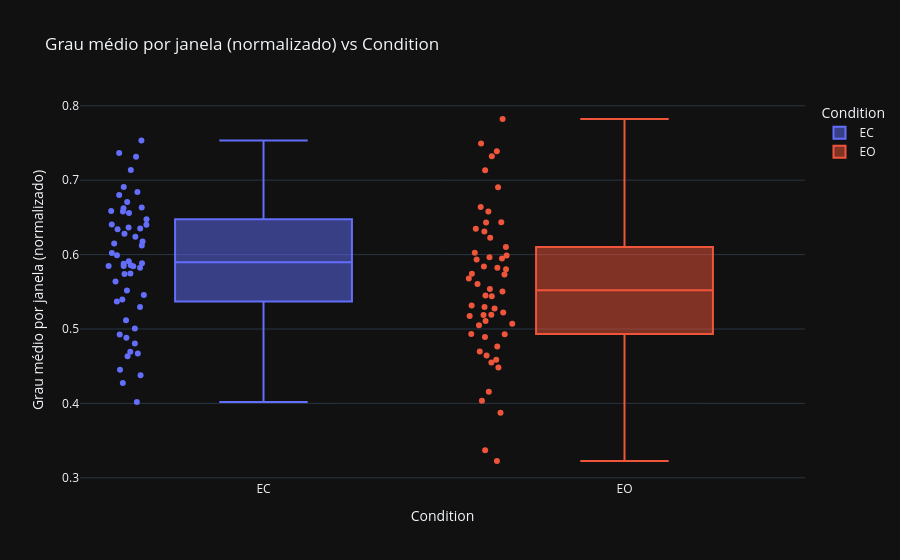
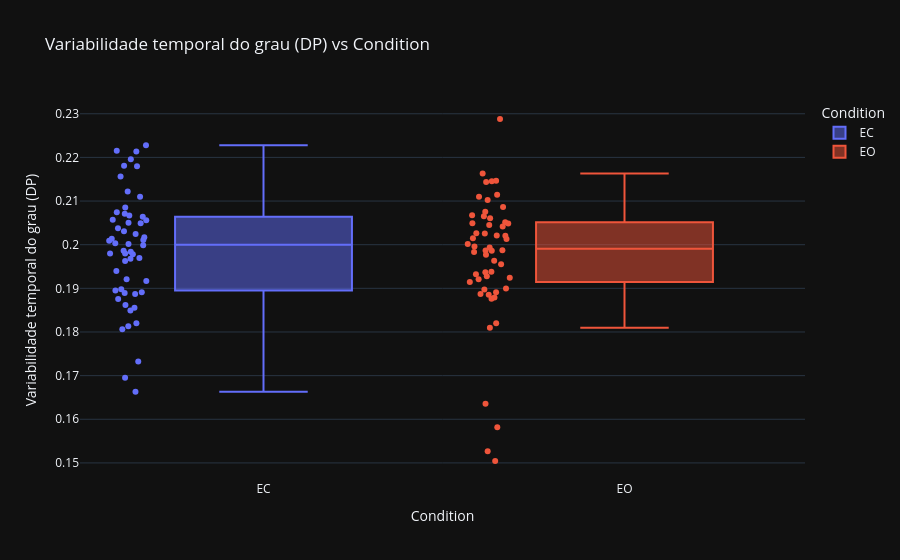
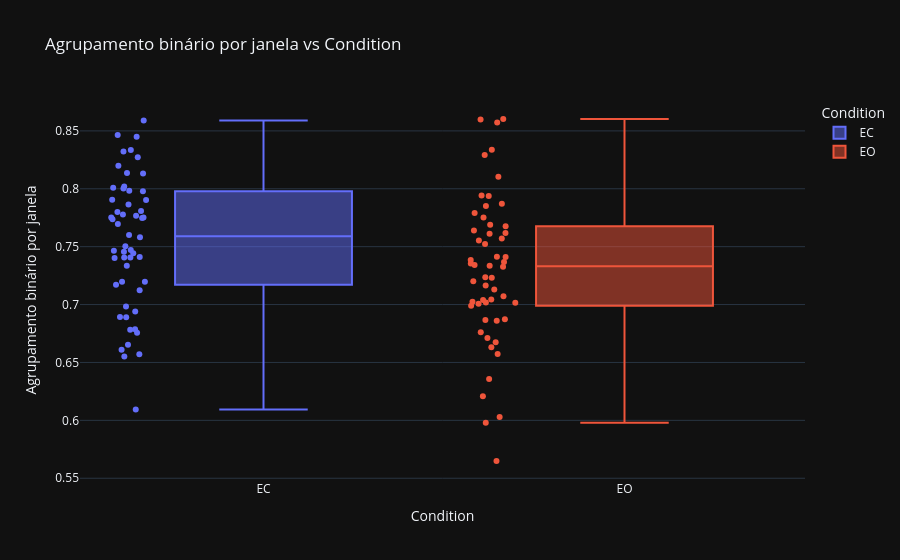

Notebook code cell kept with these figures, in order:
### Markdown cell above
### Condition

### Code cell
# plotly
for metric, label in GRAPH_METRICS.items():
    fig = px.box(
        df_healthy,
        x="condition",
        y=metric,
        color="condition",
        title=f"{metric} vs Condition",
        points="all",
        labels={
            "condition": "Condition",
            metric: metric
        }
    )
    fig.update_layout(
        xaxis_title="Condition",
        yaxis_title=label,
        title=f"{label} vs Condition"
    )
    fig.show()

### Figure 1 — Plotly figure (JSON) as saved in the notebook; plotly's stock layout.template omitted (floating-point values rounded to 4 significant figures)
{"data": [{"alignmentgroup": "True", "boxpoints": "all", "hovertemplate": "Condition=%{x}<br>degree_mean=%{y}<extra></extra>", "legendgroup": "EC", "marker": {"color": "#636efa"}, "name": "EC", "notched": false, "offsetgroup": "EC", "orientation": "v", "showlegend": true, "type": "box", "x": ["EC", "EC", "EC", "EC", "EC", "EC", "EC", "EC", "EC", "EC", "EC", "EC", "EC", "EC", "EC", "EC", "EC", "EC", "EC", "EC", "EC", "EC", "EC", "EC", "EC", "EC", "EC", "EC", "EC", "EC", "EC", "EC", "EC", "EC", "EC", "EC", "EC", "EC", "EC", "EC", "EC", "EC", "EC", "EC", "EC", "EC", "EC", "EC", "EC", "EC", "EC", "EC", "EC", "EC"], "x0": " ", "xaxis": "x", "y": [0.4275, 0.5844, 0.6282, 0.64, 0.68, 0.5856, 0.6121, 0.4804, 0.5884, 0.5008, 0.6634, 0.6909, 0.5456, 0.6843, 0.5398, 0.656, 0.5518, 0.5744, 0.5294, 0.6342, 0.4882, 0.6584, 0.7534, 0.6473, 0.4453, 0.7365, 0.7314, 0.4671, 0.4693, 0.4377, 0.5848, 0.7137, 0.5824, 0.402, 0.6624, 0.6405, 0.6707, 0.615, 0.4926, 0.4632, 0.6021, 0.5876, 0.574, 0.5991, 0.5368, 0.5638, 0.6349, 0.5118, 0.6177, 0.6581, 0.6241, 0.5911, 0.5848, 0.6365], "y0": " ", "yaxis": "y"}, {"alignmentgroup": "True", "boxpoints": "all", "hovertemplate": "Condition=%{x}<br>degree_mean=%{y}<extra></extra>", "legendgroup": "EO", "marker": {"color": "#EF553B"}, "name": "EO", "notched": false, "offsetgroup": "EO", "orientation": "v", "showlegend": true, "type": "box", "x": ["EO", "EO", "EO", "EO", "EO", "EO", "EO", "EO", "EO", "EO", "EO", "EO", "EO", "EO", "EO", "EO", "EO", "EO", "EO", "EO", "EO", "EO", "EO", "EO", "EO", "EO", "EO", "EO", "EO", "EO", "EO", "EO", "EO", "EO", "EO", "EO", "EO", "EO", "EO", "EO", "EO", "EO", "EO", "EO", "EO", "EO", "EO", "EO", "EO", "EO", "EO", "EO", "EO", "EO"], "x0": " ", "xaxis": "x", "y": [0.4587, 0.5107, 0.7135, 0.7492, 0.5277, 0.505, 0.4892, 0.5071, 0.5804, 0.5294, 0.631, 0.7322, 0.584, 0.5948, 0.4549, 0.5987, 0.493, 0.5451, 0.544, 0.6226, 0.5192, 0.6024, 0.7823, 0.6431, 0.4766, 0.739, 0.6904, 0.4645, 0.4697, 0.4037, 0.4483, 0.6434, 0.5966, 0.3873, 0.5502, 0.6102, 0.5176, 0.5679, 0.3226, 0.337, 0.5823, 0.4156, 0.5606, 0.5189, 0.5222, 0.5538, 0.6348, 0.5744, 0.5734, 0.6581, 0.5933, 0.4933, 0.5317, 0.6638], "y0": " ", "yaxis": "y"}], "layout": {"boxmode": "overlay", "legend": {"title": {"text": "Condition"}, "tracegroupgap": 0}, "title": {"text": "Grau médio por janela (normalizado) vs Condition"}, "xaxis": {"anchor": "y", "categoryarray": ["EC", "EO"], "categoryorder": "array", "domain": [0, 1], "title": {"text": "Condition"}}, "yaxis": {"anchor": "x", "domain": [0, 1], "title": {"text": "Grau médio por janela (normalizado)"}}}}

### Figure 2 — Plotly figure (JSON) as saved in the notebook; plotly's stock layout.template omitted (floating-point values rounded to 4 significant figures)
{"data": [{"alignmentgroup": "True", "boxpoints": "all", "hovertemplate": "Condition=%{x}<br>sd_degree_mean=%{y}<extra></extra>", "legendgroup": "EC", "marker": {"color": "#636efa"}, "name": "EC", "notched": false, "offsetgroup": "EC", "orientation": "v", "showlegend": true, "type": "box", "x": ["EC", "EC", "EC", "EC", "EC", "EC", "EC", "EC", "EC", "EC", "EC", "EC", "EC", "EC", "EC", "EC", "EC", "EC", "EC", "EC", "EC", "EC", "EC", "EC", "EC", "EC", "EC", "EC", "EC", "EC", "EC", "EC", "EC", "EC", "EC", "EC", "EC", "EC", "EC", "EC", "EC", "EC", "EC", "EC", "EC", "EC", "EC", "EC", "EC", "EC", "EC", "EC", "EC", "EC"], "x0": " ", "xaxis": "x", "y": [0.1813, 0.2122, 0.2085, 0.2213, 0.211, 0.2181, 0.1895, 0.2067, 0.1887, 0.2071, 0.2009, 0.1984, 0.1891, 0.198, 0.1968, 0.182, 0.1849, 0.189, 0.1862, 0.2024, 0.1921, 0.2031, 0.2049, 0.1917, 0.1695, 0.2001, 0.2057, 0.1876, 0.1806, 0.1732, 0.2056, 0.2074, 0.1963, 0.1663, 0.1978, 0.2196, 0.198, 0.2064, 0.194, 0.2011, 0.2156, 0.1855, 0.197, 0.1999, 0.2003, 0.2228, 0.205, 0.1898, 0.218, 0.2014, 0.2038, 0.1986, 0.2017, 0.2215], "y0": " ", "yaxis": "y"}, {"alignmentgroup": "True", "boxpoints": "all", "hovertemplate": "Condition=%{x}<br>sd_degree_mean=%{y}<extra></extra>", "legendgroup": "EO", "marker": {"color": "#EF553B"}, "name": "EO", "notched": false, "offsetgroup": "EO", "orientation": "v", "showlegend": true, "type": "box", "x": ["EO", "EO", "EO", "EO", "EO", "EO", "EO", "EO", "EO", "EO", "EO", "EO", "EO", "EO", "EO", "EO", "EO", "EO", "EO", "EO", "EO", "EO", "EO", "EO", "EO", "EO", "EO", "EO", "EO", "EO", "EO", "EO", "EO", "EO", "EO", "EO", "EO", "EO", "EO", "EO", "EO", "EO", "EO", "EO", "EO", "EO", "EO", "EO", "EO", "EO", "EO", "EO", "EO", "EO"], "x0": " ", "xaxis": "x", "y": [0.1994, 0.2015, 0.2049, 0.2061, 0.1963, 0.2013, 0.1921, 0.2026, 0.1987, 0.2147, 0.211, 0.2021, 0.2144, 0.2102, 0.1885, 0.1914, 0.1879, 0.1899, 0.1987, 0.2065, 0.1983, 0.2026, 0.1938, 0.2114, 0.1887, 0.1996, 0.2086, 0.182, 0.1876, 0.1636, 0.1925, 0.1937, 0.2163, 0.1582, 0.1955, 0.2288, 0.1977, 0.1891, 0.1504, 0.1527, 0.1986, 0.1809, 0.2021, 0.1928, 0.2076, 0.2051, 0.2045, 0.2041, 0.2048, 0.1897, 0.1932, 0.2001, 0.2067, 0.2145], "y0": " ", "yaxis": "y"}], "layout": {"boxmode": "overlay", "legend": {"title": {"text": "Condition"}, "tracegroupgap": 0}, "title": {"text": "Variabilidade temporal do grau (DP) vs Condition"}, "xaxis": {"anchor": "y", "categoryarray": ["EC", "EO"], "categoryorder": "array", "domain": [0, 1], "title": {"text": "Condition"}}, "yaxis": {"anchor": "x", "domain": [0, 1], "title": {"text": "Variabilidade temporal do grau (DP)"}}}}

### Figure 3 — Plotly figure (JSON) as saved in the notebook; plotly's stock layout.template omitted (floating-point values rounded to 4 significant figures)
{"data": [{"alignmentgroup": "True", "boxpoints": "all", "hovertemplate": "Condition=%{x}<br>bin_clustering_mean=%{y}<extra></extra>", "legendgroup": "EC", "marker": {"color": "#636efa"}, "name": "EC", "notched": false, "offsetgroup": "EC", "orientation": "v", "showlegend": true, "type": "box", "x": ["EC", "EC", "EC", "EC", "EC", "EC", "EC", "EC", "EC", "EC", "EC", "EC", "EC", "EC", "EC", "EC", "EC", "EC", "EC", "EC", "EC", "EC", "EC", "EC", "EC", "EC", "EC", "EC", "EC", "EC", "EC", "EC", "EC", "EC", "EC", "EC", "EC", "EC", "EC", "EC", "EC", "EC", "EC", "EC", "EC", "EC", "EC", "EC", "EC", "EC", "EC", "EC", "EC", "EC"], "x0": " ", "xaxis": "x", "y": [0.6654, 0.7402, 0.7752, 0.8009, 0.8273, 0.7465, 0.7864, 0.6892, 0.7752, 0.6939, 0.8334, 0.82, 0.7172, 0.8137, 0.7198, 0.7984, 0.741, 0.7503, 0.7124, 0.7748, 0.6984, 0.7902, 0.8449, 0.8021, 0.6571, 0.8589, 0.8465, 0.6756, 0.6786, 0.6552, 0.78, 0.8323, 0.7406, 0.6094, 0.8001, 0.7736, 0.8132, 0.7601, 0.6783, 0.661, 0.7443, 0.7407, 0.7335, 0.7696, 0.7196, 0.7471, 0.7905, 0.6891, 0.7807, 0.7979, 0.7768, 0.7456, 0.758, 0.7778], "y0": " ", "yaxis": "y"}, {"alignmentgroup": "True", "boxpoints": "all", "hovertemplate": "Condition=%{x}<br>bin_clustering_mean=%{y}<extra></extra>", "legendgroup": "EO", "marker": {"color": "#EF553B"}, "name": "EO", "notched": false, "offsetgroup": "EO", "orientation": "v", "showlegend": true, "type": "box", "x": ["EO", "EO", "EO", "EO", "EO", "EO", "EO", "EO", "EO", "EO", "EO", "EO", "EO", "EO", "EO", "EO", "EO", "EO", "EO", "EO", "EO", "EO", "EO", "EO", "EO", "EO", "EO", "EO", "EO", "EO", "EO", "EO", "EO", "EO", "EO", "EO", "EO", "EO", "EO", "EO", "EO", "EO", "EO", "EO", "EO", "EO", "EO", "EO", "EO", "EO", "EO", "EO", "EO", "EO"], "x0": " ", "xaxis": "x", "y": [0.686, 0.6989, 0.8291, 0.8573, 0.757, 0.6873, 0.7015, 0.7007, 0.764, 0.7071, 0.779, 0.8336, 0.7385, 0.7553, 0.6573, 0.7523, 0.6866, 0.7201, 0.7342, 0.769, 0.7164, 0.7611, 0.8603, 0.785, 0.6712, 0.8598, 0.8103, 0.6675, 0.6761, 0.6209, 0.6631, 0.7752, 0.7414, 0.5978, 0.7231, 0.7617, 0.704, 0.7236, 0.6028, 0.5649, 0.7327, 0.6356, 0.7335, 0.7018, 0.7043, 0.7368, 0.7938, 0.7354, 0.7412, 0.7871, 0.7677, 0.7024, 0.713, 0.7943], "y0": " ", "yaxis": "y"}], "layout": {"boxmode": "overlay", "legend": {"title": {"text": "Condition"}, "tracegroupgap": 0}, "title": {"text": "Agrupamento binário por janela vs Condition"}, "xaxis": {"anchor": "y", "categoryarray": ["EC", "EO"], "categoryorder": "array", "domain": [0, 1], "title": {"text": "Condition"}}, "yaxis": {"anchor": "x", "domain": [0, 1], "title": {"text": "Agrupamento binário por janela"}}}}
